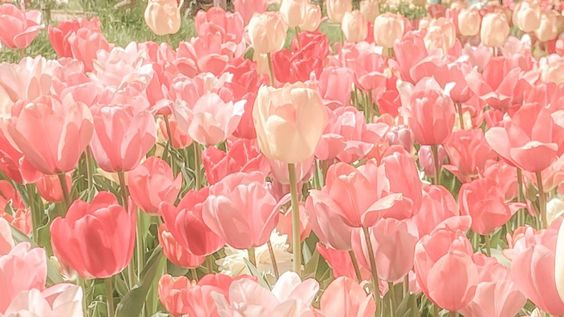
#> input picture asset/bg.jpg, 564 x 317 px, found by its file name
$ python greyimage.py
#> lines starting #> are read from the running program, lines starting #| are printed output that depends on the picture
import cv2
image = cv2.imread("asset/bg.jpg")
#> image is the input picture: shape (317, 564, 3); mean B, G, R 148.4, 165, 231.7
cv2.imshow("Original Image", image)
grayscale = cv2.cvtColor(image,cv2.COLOR_BGR2GRAY)
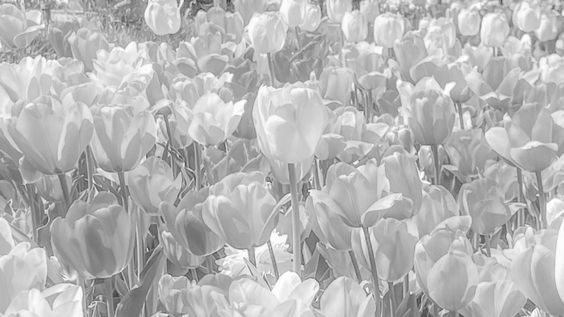
#> grayscale: shape (317, 564); min 54, max 255, mean 183.1
cv2.imshow("Grayscale",grayscale)
cv2.waitKey(0)
cv2.destroyAllWindows()

$ run again, with asset/2.png saved as asset/bg.jpg
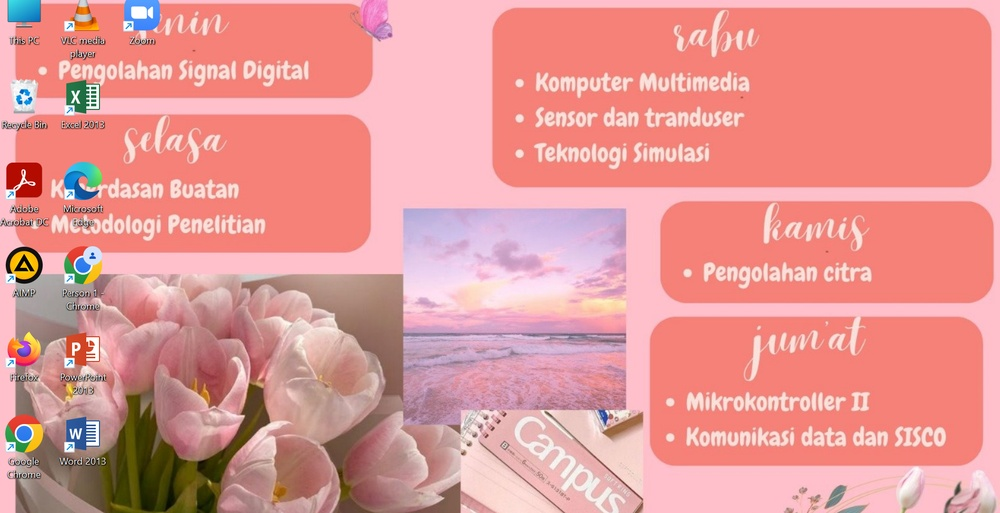
#> input picture asset/2.png, 1000 x 513 px, shrunk from 1900 x 975 before the run, found by its file name
#> image is the input picture: shape (513, 1000, 3); mean B, G, R 149, 151.1, 226.8
#> `grayscale = cv2.cvtColor(image,cv2.COLOR_BGR2GRAY)`:
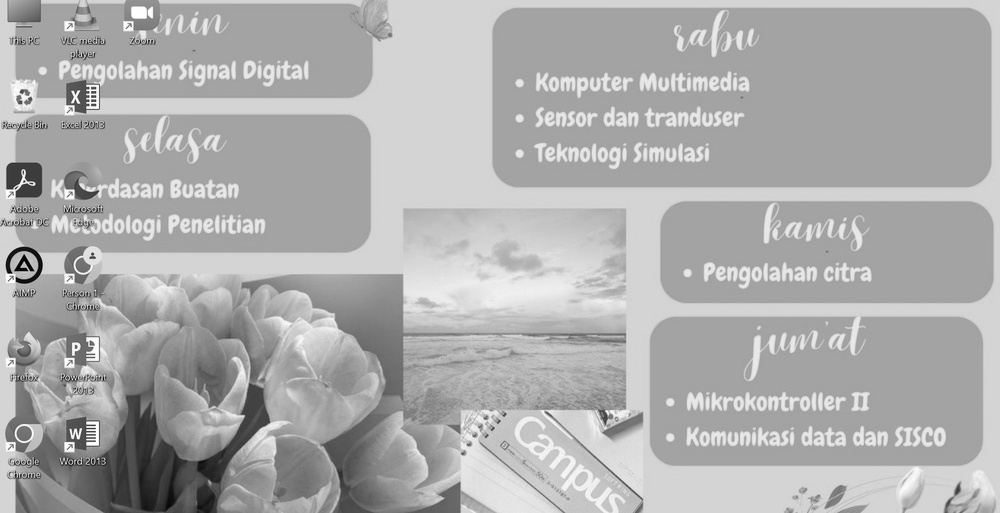
#> grayscale: shape (513, 1000); min 1, max 255, mean 173.5
